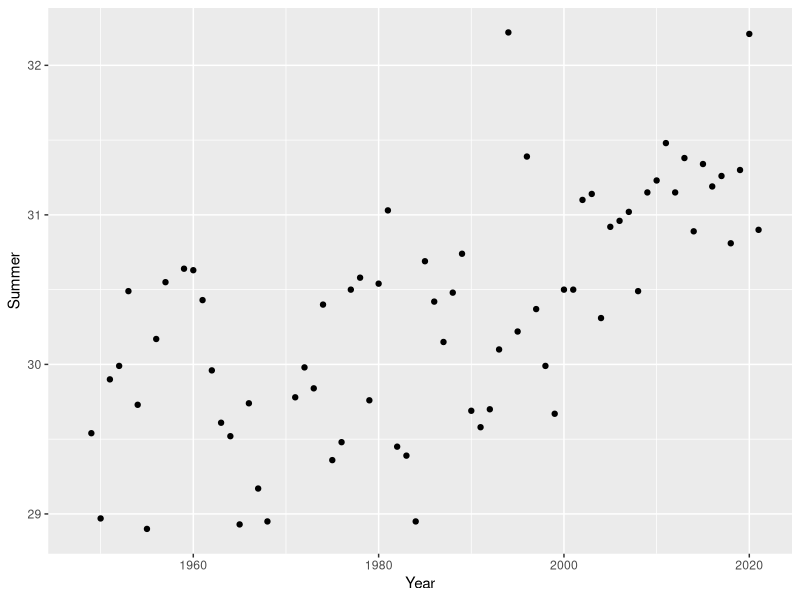
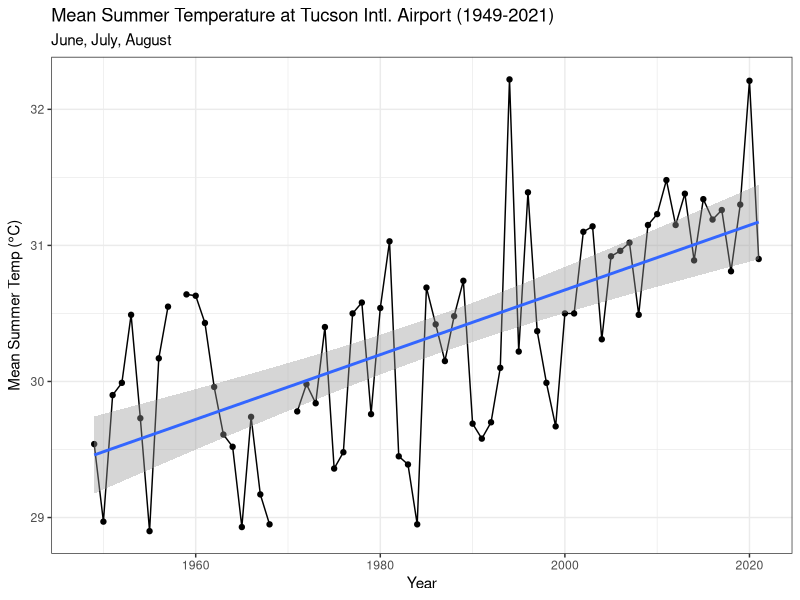
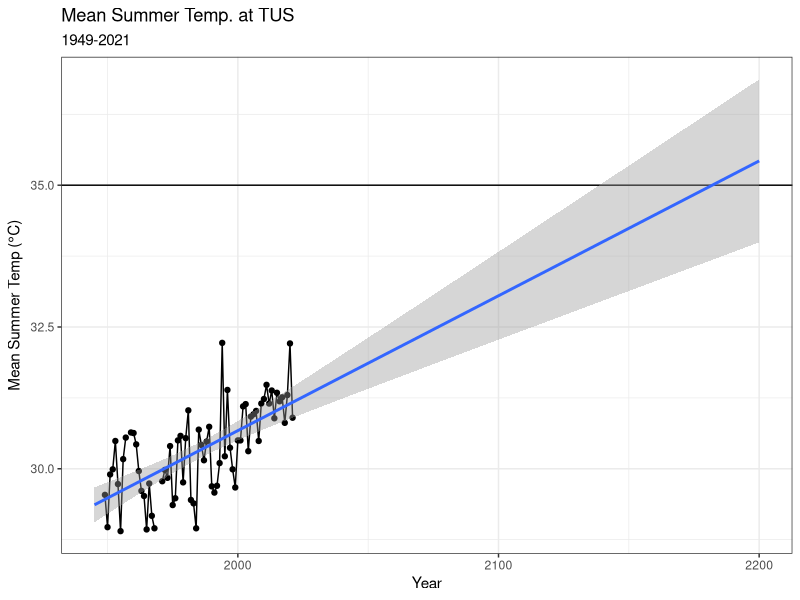
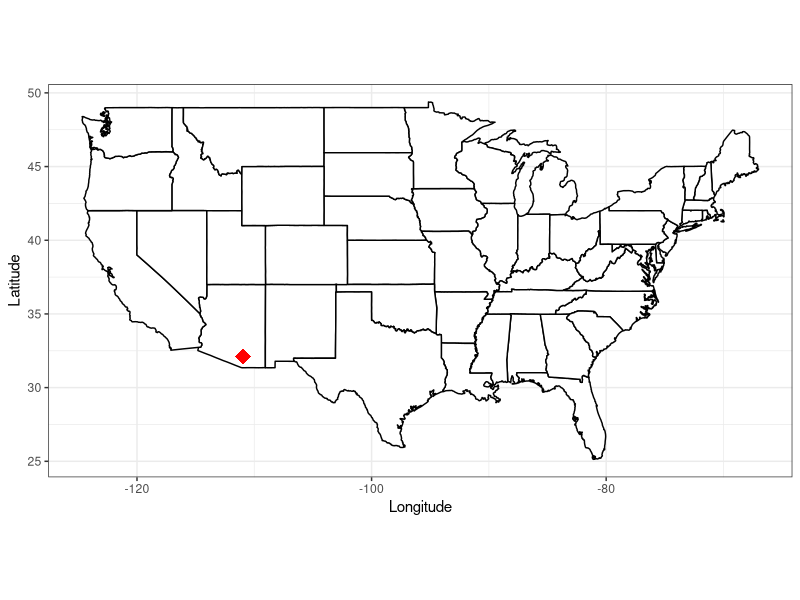
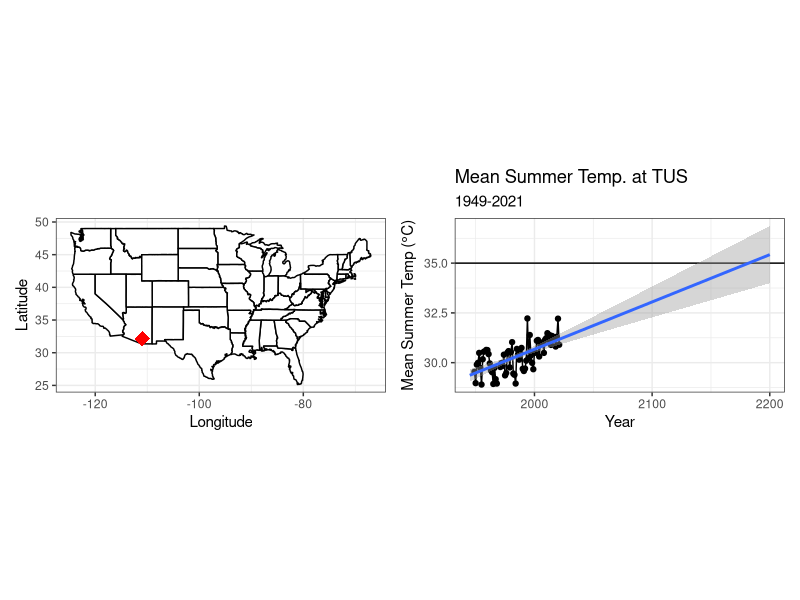
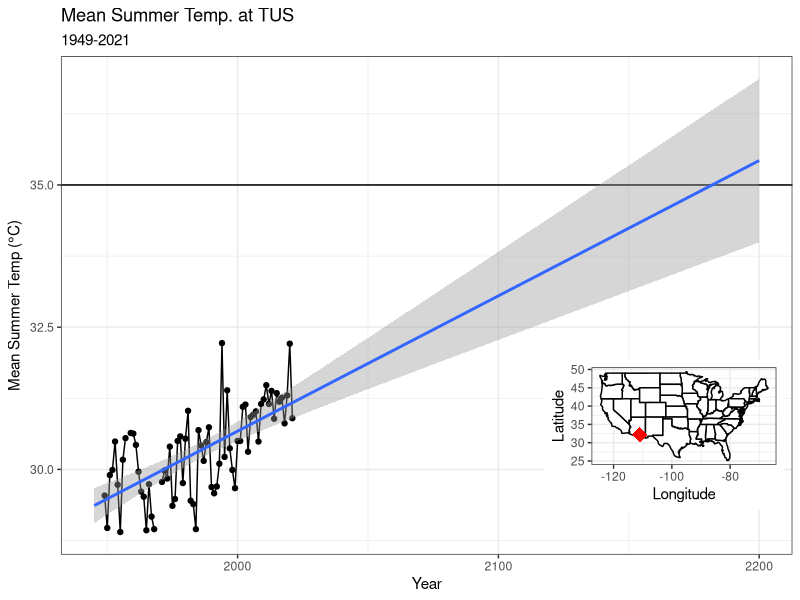
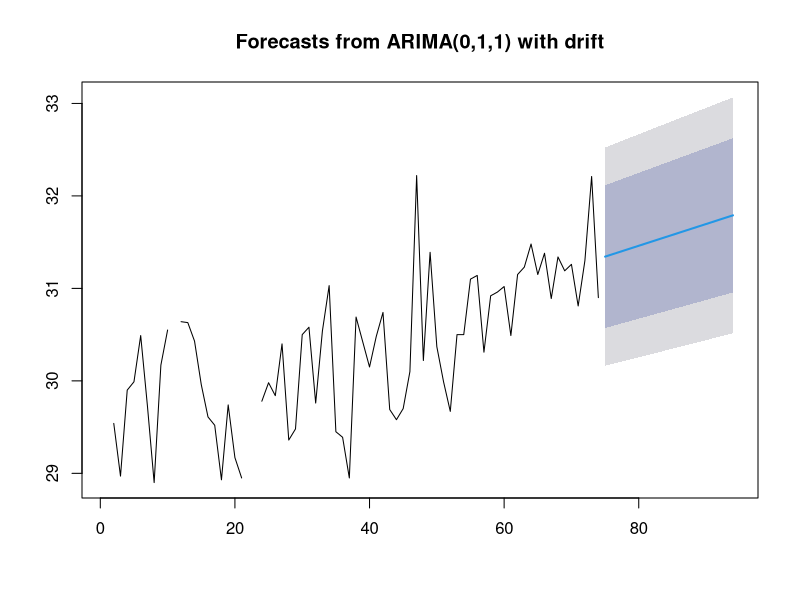
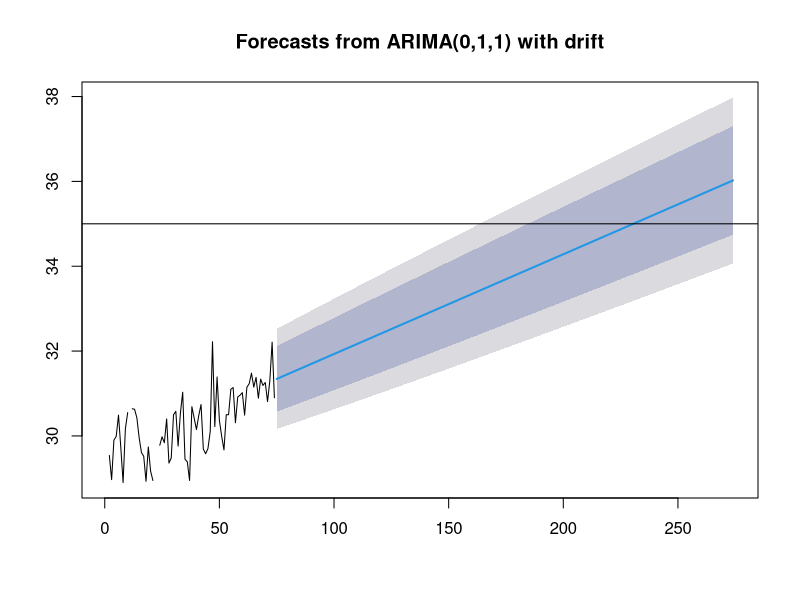

The R source for these figures, in order:
## ---- chunk 1
knitr::opts_chunk$set(echo = TRUE, message = FALSE, warning = FALSE)
## ---- chunk 2
library(tidyverse)
library(maps)
library(patchwork)
library(cowplot)
## ---- chunk 3
tucson <- read_csv("../data/Tucson_Intl_Airport_WS.csv")
## ---- chunk 4
glimpse(tucson)
## ---- chunk 5
tucson <- read_csv("../data/Tucson_Intl_Airport_WS.csv",
                   na = "999.9") %>% 
  rename(Summer = `J-J-A`, Year = YEAR)
glimpse(tucson)
## ---- chunk 6
ggplot(data = tucson, aes(x = Year, y = Summer)) +
  geom_point() 
## ---- chunk 7
ggplot(data = tucson, aes(x = Year, y = Summer)) +
  geom_point() +
  geom_line() +
  stat_smooth(method = 'lm') +
  labs(
    title = "Mean Summer Temperature at Tucson Intl. Airport (1949-2021)",
    subtitle = "June, July, August",
    x = "Year",
    y = expression("Mean Summer Temp ("*degree*"C)")
  ) +
  theme_bw()

## ---- chunk 8
temp <- ggplot(data = tucson, aes(x = Year, y = Summer)) +
  geom_point() +
  geom_line() +
  geom_hline(yintercept = 35) + # 35 wet-bulb is too much
  xlim(1945, 2200) +
  stat_smooth(method = 'lm', fullrange = TRUE) +
  labs(
    title = "Mean Summer Temp. at TUS",
    subtitle = "1949-2021",
    x = "Year",
    y = expression("Mean Summer Temp ("*degree*"C)")
  ) +
  theme_bw()
temp
## ---- chunk 9
# get data for map of US
us_states <- map_data("state") %>% 
  rename(Latitude = lat, Longitude = long)

# make a dataframe that has TUS location
tucson_airport <- data.frame(
  Latitude = c(32.1314),
  Longitude = c(-110.9553)
)

# plot map with TUS
map <- ggplot(us_states) +
  geom_polygon(aes(x = Longitude, y = Latitude, group = group), 
               fill = "white", color = "black") +
  coord_quickmap() + 
  geom_point(tucson_airport, mapping = aes(x = Longitude, y = Latitude), 
             color = "red", size = 5, shape = 18) +
  theme_bw()
map
## ---- chunk 10
plot <- map + temp
plot
## ---- chunk 11
ggdraw() +
  draw_plot(temp) +
  draw_plot(map, height = 0.3, width = 0.3, x = .68, y = 0.125)
  
## ---- chunk 12
library(forecast)
# time-series analysis
summer_ts <- ts(tucson$Summer)
model <- auto.arima(summer_ts)
plot(forecast(model, h = 20))
plot(forecast(model, h = 200))
abline(h = 35)
